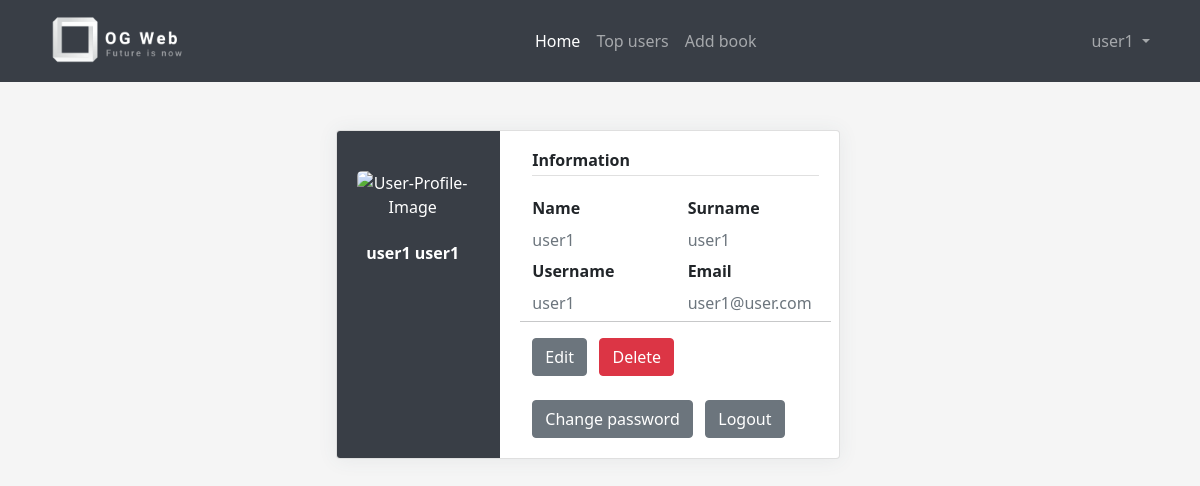
The page /dashboard (signed in) on the database its author committed.
### app.py (models this page shows)
class User(db.Model, UserMixin):
    id = db.Column(db.Integer, primary_key=True, autoincrement=True)
    username = db.Column(db.String(15), unique=True, nullable=False)
    email = db.Column(db.String(50), unique=True, nullable=False)
    password = db.Column(db.String(80), nullable=False)
    name = db.Column(db.String(50), nullable=False)
    surname = db.Column(db.String(50), nullable=False)
    isAdmin = db.Column(db.Boolean, nullable=False , default=False)
    login_counter = db.Column(db.Integer, nullable=False , default=0)

### app.py (the view)
@app.route('/dashboard', methods=['GET', 'POST'])
@login_required
def dashboard():
    user = current_user
    return render_template('dashboard.html', user = user )

### app.py (called while the page is built)
@login_menager.user_loader
def load_user(user_id):
    return User.query.get(int(user_id))

### templates/dashboard.html (shortened to what this page needs)
<!DOCTYPE html>
<html lang="en">
<head>
    <link rel="stylesheet" href="{{ url_for('static', filename='style/dashboard.css') }}">
    <link href="https://cdn.jsdelivr.net/npm/bootstrap@5.0.2/dist/css/bootstrap.min.css" rel="stylesheet"
>
</head>
<body style="background-color: #f5f5f5">
  <nav class="navbar navbar-expand-lg navbar-dark" style="background-color: #393e46">
    <div class="container">
      <a class="navbar-brand" href="{{ url_for('home') }}"><img
          src="{{  url_for('static', filename='img/logo_transparent.png') }}" alt="Logo" class="img-fluid" width="150px"
          height="100px" /></a>
      <div class="collapse navbar-collapse" id="navbarNavDropdown">
        <ul class="navbar-nav mx-auto">
          <li class="nav-item">
            <a class="nav-link active" href="{{ url_for('home') }}">Home</a>
          </li>
          <li class="nav-item">
            <a class="nav-link" href="{{ url_for('top_user_login') }}">Top users</a>
          </li>
          {% if current_user.is_authenticated %}
          <li class="nav-item">
            <a class="nav-link" href="{{ url_for('add_book')}}">Add book</a>
          </li>
          {% endif %}
        </ul>
        {% if current_user.is_authenticated %}
        <ul class="navbar-nav">
          <li class="nav-item dropdown">
            <a class="nav-link dropdown-toggle" href="#" id="navbarDropdownMenuLink" role="button"
              data-bs-toggle="dropdown" aria-expanded="false">
              {{ current_user.username }}
            </a>
          </li>
        </ul>
        {% else %}
        <div class="d-flex">
          <a class="btn btn-secondary" href="{{url_for('login')}}">Login</a> &nbsp;
          <a class="btn btn-secondary" href="{{url_for('register')}}">Register</a>
          <ul class="dropdown-menu">
        </div>
        {% endif %}
      </div>
    </div>
  </nav>
    <div class="page-content page-container" id="page-content">
        <div class="padding">
            <div class="row container d-flex justify-content-center">
                <div class="col-xl-6 col-md-12">
                    <div class="card user-card-full">
                        <div class="row m-l-0 m-r-0">
                            <div class="col-sm-4 user-profile" style="background-color: #393e46">
                                <div class="card-block text-center text-white">
                                    <div class="m-b-25">
                                        <img src="https://img.icons8.com/bubbles/100/000000/user.png" class="img-radius"
                                            alt="User-Profile-Image">
                                    </div>
                                    <h6 class="f-w-600">{{ current_user.name }} {{ current_user.surname }}</h6>
                                </div>
                            </div>
                            <div class="col-sm-8">
                                <div class="card-block">
                                    <h6 class="m-b-20 p-b-5 b-b-default f-w-600">Information</h6>
                                    <div class="row">
                                        <div class="col-sm-6">
                                            <p class="m-b-10 f-w-600">Name</p>
                                            <h6 class="text-muted f-w-400">{{current_user.name}}</h6>
                                        </div><div class="col-sm-6">
                                            <p class="m-b-10 f-w-600">Surname</p>
                                            <h6 class="text-muted f-w-400">{{current_user.surname}}</h6>
                                        </div>
                                        <div class="col-sm-6">
                                            <p class="m-b-10 f-w-600">Username</p>
                                            <h6 class="text-muted f-w-400">{{current_user.username}}</h6>
                                        </div>
                                        <div class="col-sm-6">
                                            <p class="m-b-10 f-w-600">Email</p>
                                            <h6 class="text-muted f-w-400">{{current_user.email}}</h6>
                                        </div>
                                        <hr>
                                        <div class="container">
                                            <a class="btn btn-secondary" href="/edit_user/{{ user.id }}">Edit</a> &nbsp;
                                            <a class="btn btn-danger" href="/delete_user/{{ user.id }}">Delete</a> &nbsp; <br/> <br/>
                                            <a class="btn btn-secondary" href="/change_password/{{ user.id }}">Change password</a> &nbsp;
                                            <a class="btn btn-secondary" href="{{ url_for('logout') }}">Logout</a> &nbsp;
                                        </div>
                                    </div>
                                </div>
                            </div>
                        </div>
                    </div>
                </div>
            </div>
        </div>
    </div>
</body>
</html>

### static/style/dashboard.css (style rules this page uses)
body { background-color: #f9f9fa }
.padding { padding: 3rem !important }
.user-card-full { overflow: hidden; }
.card { border-radius: 5px; -webkit-box-shadow: 0 1px 20px 0 rgba(69,90,100,0.08); box-shadow: 0 1px 20px 0 rgba(69,90,100,0.08); border: none; margin-bottom: 30px; }
.m-r-0 { margin-right: 0px; }
.m-l-0 { margin-left: 0px; }
.user-card-full .user-profile { border-radius: 5px 0 0 5px; }
.user-profile { padding: 20px 0; }
.card-block { padding: 1.25rem; }
.m-b-25 { margin-bottom: 25px; }
.img-radius { border-radius: 5px; }
h6 { font-size: 14px; }
.card .card-block p { line-height: 25px; }
.b-b-default { border-bottom: 1px solid #e0e0e0; }
.m-b-20 { margin-bottom: 20px; }
.p-b-5 { padding-bottom: 5px !important; }
.m-b-10 { margin-bottom: 10px; }
.text-muted { color: #919aa3 !important; }
.f-w-600 { font-weight: 600; }

### rows shown on the page
User: username "user1", name "user1", surname "user1", email "user1@user.com"
